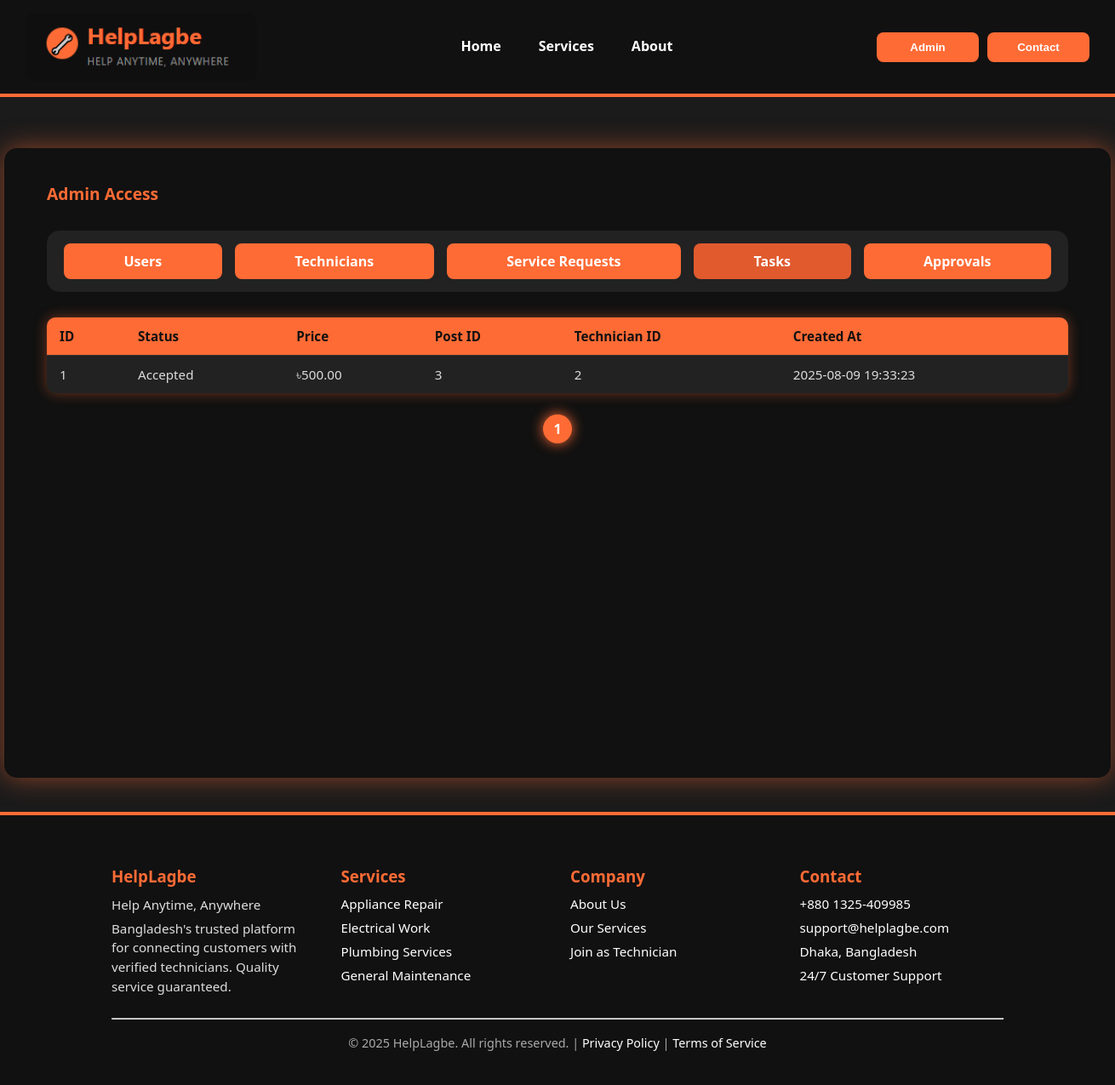
The app's page /admindash.php?tab=tasks with its own data.
### tables this page shows
CREATE TABLE `tasks` (
  `task_id` int(11) NOT NULL,
  `task_status` enum('pending','accepted','in_progress','completed','cancelled') DEFAULT 'pending',
  `price` decimal(10,2) NOT NULL,
  `post_id` int(11) NOT NULL,
  `technician_id` int(11) NOT NULL,
  `accepted_at` timestamp NULL DEFAULT NULL,
  `completed_at` timestamp NULL DEFAULT NULL,
  `created_at` timestamp NOT NULL DEFAULT current_timestamp(),
  `updated_at` timestamp NOT NULL DEFAULT current_timestamp() ON UPDATE current_timestamp()
);

### admindash.php (the view, shortened to what this page needs)
<?php
require 'db.php';
$perPage = 10;
$page = isset($_GET['page']) ? max(1, (int) $_GET['page']) : 1;
$offset = ($page - 1) * $perPage;
$allowed_tabs = ['users', 'technicians', 'requests', 'tasks', 'approvals'];
$tab = isset($_GET['tab']) && in_array($_GET['tab'], $allowed_tabs) ? $_GET['tab'] : 'users';
function getCount($conn, $sql)
{
  $res = $conn->query($sql);
  if ($res && $row = $res->fetch_assoc()) {
    return (int) $row['count'];
  }
  return 0;
}
function getTotalPages($conn, $countSql, $perPage)
{
  $totalItems = getCount($conn, $countSql);
  return ceil($totalItems / $perPage);
}
?>
<!DOCTYPE html>
<html lang="en">
<head>
</head>
<body>
  <header>
    <div class="logo">
      <img src="logo.png" alt="HelpLagbe Logo" />
    </div>
    <nav>
      <a href="homepage.html">Home</a>
      <a href="#services">Services</a>
      <a href="#about">About</a>
    </nav>
    <div style="display:flex; gap:10px;">
      <button class="btn" onclick="location.href='admin.html'">Admin</button>
      <button class="btn"
        onclick="document.getElementById('contact').scrollIntoView({behavior:'smooth'})">Contact</button>
    </div>
  </header>
  <div class="container">
    <div class="admin-access">Admin Access</div>
    <div class="buttons-box">
      <a href="?tab=users" class="btn"
        style="background-color: <?= $tab === 'users' ? '#e05a2e' : '#ff6b35' ?>;">Users</a>
      <a href="?tab=technicians" class="btn"
        style="background-color: <?= $tab === 'technicians' ? '#e05a2e' : '#ff6b35' ?>;">Technicians</a>
      <a href="?tab=requests" class="btn"
        style="background-color: <?= $tab === 'requests' ? '#e05a2e' : '#ff6b35' ?>;">Service Requests</a>
      <a href="?tab=tasks" class="btn"
        style="background-color: <?= $tab === 'tasks' ? '#e05a2e' : '#ff6b35' ?>;">Tasks</a>
      <a href="?tab=approvals" class="btn"
        style="background-color: <?= $tab === 'approvals' ? '#e05a2e' : '#ff6b35' ?>;">Approvals</a>
    </div>
    <?php if ($tab === 'users'):
      $totalPages = getTotalPages($conn, "SELECT COUNT(*) AS count FROM users", $perPage);
      $result = $conn->query("SELECT user_id, username, email, phone_no, created_at FROM users ORDER BY created_at DESC LIMIT $perPage OFFSET $offset");
      ?>
      <table>
        <thead>
          <tr>
            <th>ID</th>
            <th>Username</th>
            <th>Email</th>
            <th>Phone</th>
            <th>Created At</th>
          </tr>
        </thead>
        <tbody>
          <?php while ($row = $result->fetch_assoc()): ?>
            <tr>
              <td><?= $row['user_id'] ?></td>
              <td><?= htmlspecialchars($row['username']) ?></td>
              <td><?= htmlspecialchars($row['email']) ?></td>
              <td><?= htmlspecialchars($row['phone_no']) ?></td>
              <td><?= $row['created_at'] ?></td>
            </tr>
          <?php endwhile; ?>
        </tbody>
      </table>
      <div class="pagination">
        <?php for ($i = 1; $i <= $totalPages; $i++): ?>
          <a href="?tab=users&page=<?= $i ?>" class="<?= $i == $page ? 'active' : '' ?>"><?= $i ?></a>
        <?php endfor; ?>
      </div>
    <?php elseif ($tab === 'tasks'):
      $totalPages = getTotalPages($conn, "SELECT COUNT(*) AS count FROM tasks", $perPage);
      $result = $conn->query("SELECT task_id, task_status, price, post_id, technician_id, created_at FROM tasks ORDER BY created_at DESC LIMIT $perPage OFFSET $offset");
      ?>
      <table>
        <thead>
          <tr>
            <th>ID</th>
            <th>Status</th>
            <th>Price</th>
            <th>Post ID</th>
            <th>Technician ID</th>
            <th>Created At</th>
          </tr>
        </thead>
        <tbody>
          <?php while ($row = $result->fetch_assoc()): ?>
            <tr>
              <td><?= $row['task_id'] ?></td>
              <td><?= ucfirst($row['task_status']) ?></td>
              <td>৳<?= number_format($row['price'], 2) ?></td>
              <td><?= $row['post_id'] ?></td>
              <td><?= $row['technician_id'] ?></td>
              <td><?= $row['created_at'] ?></td>
            </tr>
          <?php endwhile; ?>
        </tbody>
      </table>
      <div class="pagination">
        <?php for ($i = 1; $i <= $totalPages; $i++): ?>
          <a href="?tab=tasks&page=<?= $i ?>" class="<?= $i == $page ? 'active' : '' ?>"><?= $i ?></a>
        <?php endfor; ?>
      </div>
    <?php endif; ?>
  </div>
  <footer id="contact">
    <div class="footer-top">
      <div>
        <h3>HelpLagbe</h3>
        <p>Help Anytime, Anywhere</p>
        <p>Bangladesh's trusted platform for connecting customers with verified technicians. Quality service guaranteed.
        </p>
      </div>
      <div>
        <h3>Services</h3>
        <ul>
          <li>Appliance Repair</li>
          <li>Electrical Work</li>
          <li>Plumbing Services</li>
          <li>General Maintenance</li>
        </ul>
      </div>
      <div>
        <h3>Company</h3>
        <ul>
          <li><a href="#">About Us</a></li>
          <li><a href="#">Our Services</a></li>
          <li><a href="#">Join as Technician</a></li>
        </ul>
      </div>
      <div>
        <h3>Contact</h3>
        <ul>
          <li>+880 1325-409985</li>
          <li>support@helplagbe.com</li>
          <li>Dhaka, Bangladesh</li>
          <li>24/7 Customer Support</li>
        </ul>
      </div>
    </div>
    <hr />
    <div class="footer-bottom">
      © <?php echo date('Y'); ?> HelpLagbe. All rights reserved. |
      <a href="#">Privacy Policy</a> |
      <a href="#">Terms of Service</a>
    </div>
  </footer>
</body>
</html>

### admindash.php (style rules this page uses)
body { margin: 0; font-family: "Segoe UI", Tahoma, Geneva, Verdana, sans-serif; background-color: #1b1b1b; color: white; min-height: 100vh; display: flex; flex-direction: column; }
a { text-decoration: none; color: white; transition: color 0.3s; }
nav a { font-weight: 600; font-size: 1rem; color: white; padding: 8px 12px; border-radius: 6px; transition: color 0.3s; background-color: transparent !important; box-shadow: none !important; border-bottom: 3px solid transparent; }
img { max-width: 100%; height: auto; border-radius: 10px; }
header { display: flex; align-items: center; justify-content: space-between; background-color: #111; padding: 15px 30px; position: sticky; top: 0; z-index: 100; border-bottom: 4px solid #ff6b35; }
.logo { display: flex; align-items: center; }
.logo img { height: 80px; }
nav { display: flex; gap: 20px; }
.container { background-color: #111; border-radius: 15px; padding: 40px 50px 50px; width: 1200px; margin: 60px auto 40px; box-shadow: 0 0 30px rgba(255, 107, 53, 0.5); min-height: 650px; display: flex; flex-direction: column; }
.admin-access { font-weight: 700; font-size: 1.2rem; color: #ff6b35; margin-bottom: 30px; user-select: none; }
.buttons-box { background-color: #222; border-radius: 15px; padding: 15px 20px; margin-bottom: 30px; display: flex; gap: 15px; flex-wrap: wrap; }
.btn { background-color: #ff6b35; border: none; padding: 10px 22px; color: white; cursor: pointer; font-weight: 700; border-radius: 8px; transition: background-color 0.3s ease; user-select: none; flex-grow: 1; text-align: center; min-width: 120px; }
table { width: 100%; border-collapse: collapse; font-size: 0.95rem; border-radius: 10px; overflow: hidden; box-shadow: 0 0 15px rgba(255, 107, 53, 0.4); background-color: #222; }
th, td { padding: 12px 15px; border-bottom: 1px solid #333; color: #ddd; text-align: left; }
th { background-color: #ff6b35; color: #111; font-weight: 700; }
tr:last-child td { border-bottom: none; }
.pagination { margin-top: 25px; text-align: center; user-select: none; }
.pagination a { color: white; margin: 0 8px; font-weight: 600; text-decoration: none; font-size: 1rem; padding: 6px 12px; border-radius: 50px; transition: background-color 0.3s ease, color 0.3s ease; background-color: transparent; box-shadow: none; display: inline-block; }
.pagination a.active, .pagination a:hover { color: white; background-color: #ff6b35; box-shadow: 0 0 15px #ff6b35; text-decoration: none; }
footer { background-color: #111; padding: 40px 10%; color: white; border-top: 4px solid #ff6b35; }
.footer-top { display: grid; grid-template-columns: repeat(auto-fit, minmax(200px, 1fr)); gap: 30px; text-align: left; margin-bottom: 20px; }
footer h3 { color: #ff6b35; margin-bottom: 10px; }
footer p { line-height: 1.5; font-size: 0.95rem; color: #ddd; margin: 5px 0; }
footer ul { list-style: none; padding: 0; margin: 0; }
footer ul li { margin: 8px 0; color: white; font-size: 0.95rem; }
footer ul li a { color: white; font-size: 0.95rem; }
.footer-bottom { text-align: center; padding-top: 10px; font-size: 0.9rem; color: #aaa; }

### records on screen
tasks: task_id "1", task_status "Accepted", price "500.00", post "3", technician "2", created_at "2025-08-09 19:33:23"
